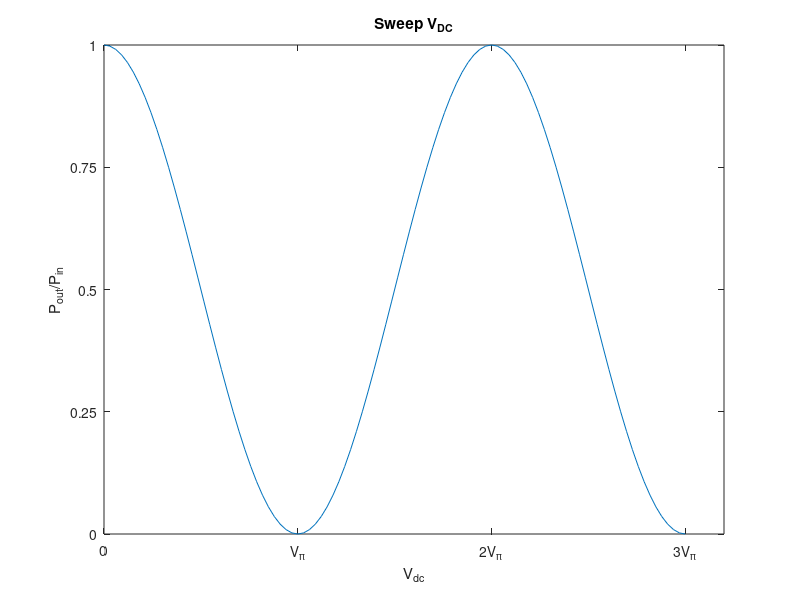
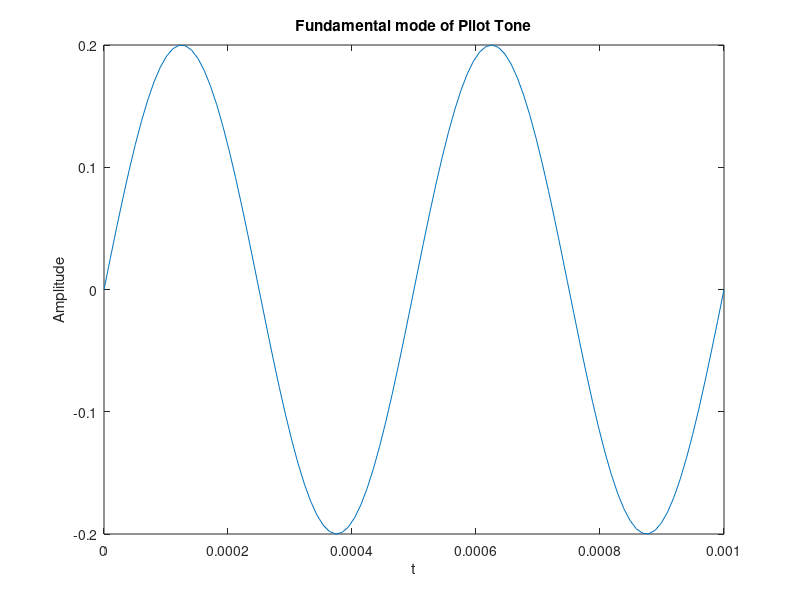
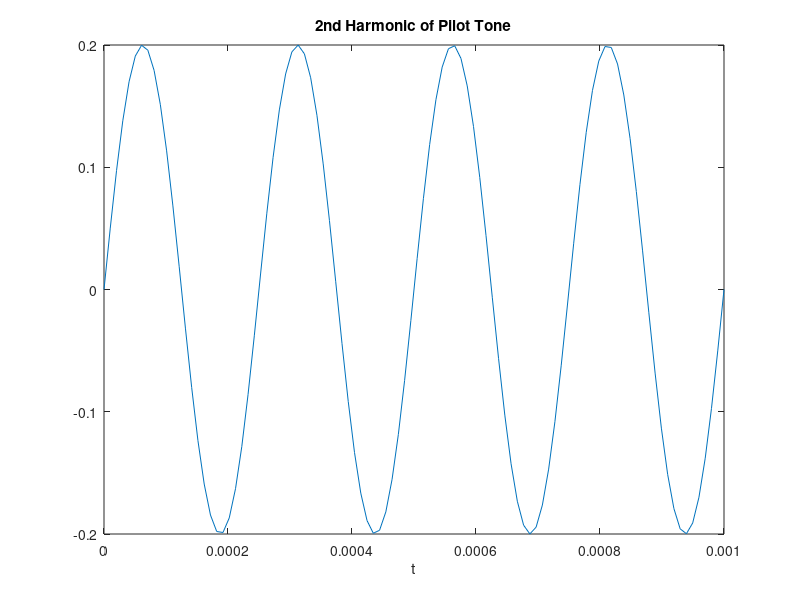
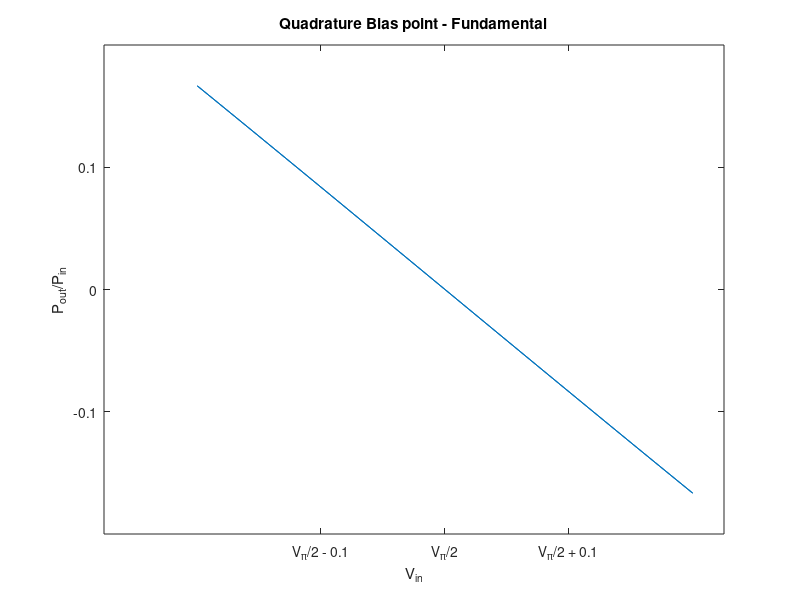

These charts were generated, in order, by the following MATLAB code:
%% Bessel Functions - Test
Pin = 1;
Vpi=3.75;

%% Sweep V_DC
Vdc=0:(3*Vpi)/99:(3*Vpi);

Pout = (Pin/2) .* (1+cos(pi*Vdc/Vpi));

figure,
plot(Vdc, Pout)
xlabel('V_{dc}'), ylabel('P_{out}/P_{in}')
title('Sweep V_{DC}')

xticks([0 Vpi 2*Vpi 3*Vpi]);
xticklabels({'0','V_{\pi}','2V_{\pi}','3V_{\pi}'});
yticks([0 0.25 0.5 0.75 1]);

%% Plot Fundamental mode of Pilot Tone
A = .2;      % ~200mV
f=2e3; w=2*pi*f;

t=0:4*pi*(1/w)/99:4*pi*(1/w);
Vac = A*sin(w*t);

figure,
plot(t,Vac)
title('Fundamental mode of Pilot Tone')
xlabel('t'), ylabel('Amplitude')
xlabel('t')

%% Plot 2nd Harmonic of Pilot Tone
f=4e3; w=2*pi*f; 

t=0:8*pi*(1/w)/99:8*pi*(1/w);
Vac = A*sin(w*t);

figure,
plot(t,Vac)
title('2nd Harmonic of Pilot Tone')
xlabel('t')

%% Quadrature Bias - Fundamental
Vac = .0533*Vpi;    % ~200mV
f = 2e3; w = 2*pi*f;
t = 0:2*pi*(1/w)/99:2*pi*(1/w);
Vdc = (Vpi/2)*ones(1,100);

Vin = Vdc + Vac*sin(w*t);
Pout = Pin*cos(pi*Vin/Vpi);

figure,
plot(Vin, Pout)
xlabel('V_{in}'), ylabel('P_{out}/P_{in}')
title('Quadrature Bias point - Fundamental')

xticks([Vpi/2-0.1 Vpi/2 Vpi/2+0.1]);
xticklabels({'V_{\pi}/2 - 0.1','V_{\pi}/2','V_{\pi}/2 + 0.1'});
yticks([-0.1 0 0.1]);

%% Minimum Bias point - 2nd Harmonic
Vdc = (Vpi)*ones(1,100);
Vin = Vdc + Vac*sin(w*t);
Pout = Pin*cos(pi*Vin/Vpi);

figure,
plot(Vin, Pout)
xlabel('V_{in}'), ylabel('P_{out}/P_{in}')
title('Minimum Bias point - 2nd Harmonic')

xticks([Vpi-.0999 Vpi Vpi+.1]);
xticklabels({'V_{\pi}- 0.1','V_{\pi}','V_{\pi}+ 0.1'});
yticks([-1 -.998 -.996]);

%% Maximum Bias point - 2nd Harmonic
Vdc = zeros(1,100);
Vin = Vdc + Vac*sin(w*t);
Pout = Pin*cos(pi*Vin/Vpi);

figure,
plot(Vin, Pout)
xlabel('V_{in}'), ylabel('P_{out}/P_{in}')
title('Maximum Bias point - 2nd Harmonic')

xticks([-.1 0 .1]);
xticklabels({'-0.1','0','0.1'});
yticks([.996 .998 1]);

%% Harmonic Analysis
Pin = 1;    % 1mW
Vpi = 3.75; % 3.75 V
f = 2e3;    % 2 kHz
w = 2*pi*f;

k = 20 *(2*pi);      % number of periods
% it determines the speed of the Vdc sweep
% higher number means slower sweep

T = k*(1/f);
fs = 10000; % Sample rate = 100 kHz
t=0:T/(fs-1):T;

% Vac = .0267*Vpi;     % ~100mV
Vac = .0533*Vpi;     % ~200mV
% Vac = .1067*Vpi;     % ~400mV
% Vac = .1867*Vpi;     % ~700mV
% Vac = .2667*Vpi;     % ~1V
% Vac = .3733*Vpi;     % ~1.4V

Vdc = 0:2*Vpi/(fs-1):2*Vpi;

Pout = (Pin/2)*( 1 + cos( pi*Vdc/Vpi + (pi*Vac/Vpi).*sin(w*t) ) );

phi = (Vac)*ones(1,length(t));
J0 = besselj(0,phi);
J1 = besselj(1,phi);
J2 = besselj(2,phi);
J3 = besselj(3,phi);
J4 = besselj(4,phi);

Pout0 = (Pin/2)*cos(pi*Vdc/Vpi).*J0;
Pout1 = Pin*sin(pi*Vdc/Vpi).*J1.*sin(w*t);
Pout2 = Pin*cos(pi*Vdc/Vpi).*J2.*cos(2*w*t);
Pout3 = Pin*sin(pi*Vdc/Vpi).*J3.*sin(3*w*t);
Pout4 = Pin*cos(pi*Vdc/Vpi).*J4.*cos(4*w*t);

Poutb = Pin/2 + Pout0 - Pout1 + Pout2 - Pout3 + Pout4;

figure,
plot(Vdc, Pout)
ylabel('P_{out}'), xlabel('V_{DC}')
title(['Harmonic Analysis, V_{AC}= ' num2str(Vac/Vpi,3) ' V_{\pi}= ' num2str(Vac,3) 'V'])
xticks([0 Vpi/2 Vpi 3*Vpi/2 2*Vpi]);
xticklabels({'0','V_{\pi}/2','V_{\pi}','3V_{\pi}/2','2V_{\pi}'});

figure,
hold on
plot(t,J0)
plot(t,J1)
plot(t,J2)
plot(t,J3)
plot(t,J4)
legend('J_0(x)','J_1(x)','J_2(x)','J_3(x)','J_4(x)')
xlabel('t'), title(['Bessel Functions, x= V_{AC}= ' num2str(Vac,3) 'V'])
xticks([0 T/2 T]);
xticklabels({'0','T/2','T'});

figure,
hold on
plot(t,Pout0)
plot(t,-Pout1)
plot(t,Pout2)
plot(t,-Pout3)
plot(t,Pout4)
legend('P_{out,0}','-P_{out,1}','P_{out,2}','-P_{out,3}','P_{out,4}')
xlabel('t'), title('Harmonic Analysis - Bessel Functions')

%%
figure,
subplot(211)
hold on
plot(Vdc, Pout)
plot(Vdc, Poutb)
ylabel('Bessel P_{out}'), xlabel('V_{DC}')
title('Bessel Functions Approximation')
legend('P_{out}','Bessel 4th order approx')
xticks([0 Vpi/2 Vpi 3*Vpi/2 2*Vpi]);
xticklabels({'0','V_{\pi}/2','V_{\pi}','3V_{\pi}/2','2V_{\pi}'});
subplot(212)
error=zeros(1,length(Vdc));
for i=1:length(Vdc)
    if Pout(i) > 0
        error(i) = abs(Pout(i)-Poutb(i))./Pout(i);
    else
        error(i)=nan;
    end
end
plot(Vdc, error)
xticks([0 Vpi/2 Vpi 3*Vpi/2 2*Vpi]);
xticklabels({'0','V_{\pi}/2','V_{\pi}','3V_{\pi}/2','2V_{\pi}'});

%%
Pavg0 = ((Pin/2) + (Pin/2)*cos(pi*Vdc/Vpi).*J0)*T;
Pavg1 = Pin*sin(pi*Vdc/Vpi).*J1.*(1-cos(w*T))/(w*T);
Pavg2 = Pin*cos(pi*Vdc/Vpi).*J2.*sin(2*w*T)/(2*w*T);
Pavg3 = Pin*sin(pi*Vdc/Vpi).*J3.*(1-cos(3*w*T))/(3*w*T);
Pavg4 = Pin*cos(pi*Vdc/Vpi).*J4.*sin(4*w*T)/(4*w*T);

figure,
hold on
plot(Vdc, 10*log10(abs(Pavg0)))
plot(Vdc, 10*log10(abs(Pavg1)))
plot(Vdc, 10*log10(abs(Pavg2)))
plot(Vdc, 10*log10(abs(Pavg3)))
plot(Vdc, 10*log10(abs(Pavg4)))
legend('P_{out,0}','P_{out,1}','P_{out,2}','P_{out,3}','P_{out,4}','Location','eastoutside')
xlim([0 2*Vpi]), ylim([-120 0]), grid
xlabel('V_{DC}'), ylabel('P_{avg} (dBm)')
title('Detected DC and Harmonic Contents')
xticks([0 Vpi/2 Vpi 3*Vpi/2 2*Vpi]);
xticklabels({'0','V_{\pi}/2','V_{\pi}','3V_{\pi}/2','2V_{\pi}'});

%% Harmonics Analysis
% Harmonic distorsion caused by pilot tone's amplitude applied 
% Vdc = Vpi/2 (quadrature points)
Vac = .0533*Vpi;     % ~200mV
Pout = (Pin/2)*( 1 + cos( pi/2 + (pi*Vac/Vpi).*sin(w*t) ) );
L=length(t);
ff = (100)*(0:L/2-1)/(2*pi);
S = fft(Pout);
mag = abs(S(1:L/2)/L);
figure,
plot(ff, mag)
axis([0 1e4 0 .2])
ylabel('|S_{out}|'), xlabel('f')
title('Power density spectrum, V_{AC}= 200mV')

Vac = 0.5*Vpi;
Pout = (Pin/2)*( 1 + cos( pi/2 + (pi*Vac/Vpi).*sin(w*t) ) );
% L=length(t);
% ff = (fs/2)*(0:L/2-1)/(2*pi);
S = fft(Pout);
mag = abs(S(1:L/2)/L);
figure, plot(ff, mag)
axis([0 1e4 0 .25])
ylabel('|S_{out}|'), xlabel('f')
title(['Power density spectrum, V_{AC}= 0.5V_{\pi}= ' num2str(.5*Vpi,3) 'V'])

Vac = 1*Vpi;
Pout = (Pin/2)*( 1 + cos( pi/2 + (pi*Vac/Vpi).*sin(w*t) ) );
% L=length(t);
% ff = (fs/2)*(0:L/2-1)/(2*pi);
S = fft(Pout);
mag = abs(S(1:L/2)/L);
figure, plot(ff, mag)
axis([0 1e4 0 .25])
ylabel('|S_{out}|'), xlabel('f')
title('Power density spectrum, V_{AC}= V_{\pi}')

%% Harmonic Analysis
% Harmonic distorsion caused by pilot tone's amplitude applied 
% Vdc = 0 V (maximum transmission point)
Vac = 2*.0533*Vpi;     % ~200mV
Pout = (Pin/2)*( 1 + cos( (pi*Vac/Vpi).*sin(w*t) ) );
% L=length(t);
% ff = (fs/2)*(0:L/2-1)/(2*pi);
S = fft(Pout);
mag = abs(S(1:L/2)/L);
figure,
plot(ff, mag)
axis([0 1e4 0 .025])
ylabel('|S_{out}|'), xlabel('f')
title(['Power density spectrum, V_{AC}= ' num2str(Vac,3) 'V'])

Vac = .5*Vpi;
Pout = (Pin/2)*( 1 + cos( (pi*Vac/Vpi).*sin(w*t) ) );
S = fft(Pout);
mag = abs(S(1:L/2)/L);
figure, plot(ff, mag)
axis([0 1e4 0 .25])
ylabel('|S_{out}|'), xlabel('f')
title(['Power density spectrum, V_{AC}= 0.5V_{\pi}= ' num2str(Vac,3) 'V'])

Vac = Vpi;
Pout = (Pin/2)*( 1 + cos( (pi*Vac/Vpi).*sin(w*t) ) );
S = fft(Pout);
mag = abs(S(1:L/2)/L);
figure, plot(ff, mag)
axis([0 1e4 0 .25])
ylabel('|S_{out}|'), xlabel('f')
title('Power density spectrum, V_{AC}= V_{\pi}')
%%
%% Color map
Pin = 1;    % 1mW
Vpi = 3.75; % 3.75 V
f = 2e3;    % 2 kHz
w = 2*pi*f;

k = 2 *(2*pi);      % number of periods
% it determines the speed of the Vdc sweep
% higher number means slower sweep

T = k*(1/f);
fs = 1000; % Sample rate = 1 kHz (for Color map)
t=0:T/(fs-1):T;

% Vac = .0267*Vpi;     % ~100mV
% Vac = .0533*Vpi;     % ~200mV
% Vac = .1067*Vpi;     % ~400mV
% Vac = .1867*Vpi;     % ~700mV
% Vac = .2667*Vpi;     % ~1V
% Vac = .3733*Vpi;     % ~1.4V
Vac = Vpi; % 3.75V

Vdc = 0:2*Vpi/(fs-1):2*Vpi;

figure,
[X,Y] = meshgrid(t,Vdc);
Pout = (Pin/2)*( 1 + cos( pi*Y/Vpi + (pi*Vac/Vpi).*sin(w*X) ) );
surf(X,Y, Pout,'LineStyle','none')
xlabel('t'), ylabel('V_{DC}'), zlabel('P_{out}')
title(['Harmonic Analysis, V_{AC}= ' num2str(Vac/Vpi,3) 'V_{\pi}= ' num2str(Vac,3) 'V'])

yticks([0 Vpi/2 Vpi 3*Vpi/2 2*Vpi]);
yticklabels({'0','V_{\pi}/2','V_{\pi}','3V_{\pi}/2','2V_{\pi}'});

%%
%% Plot Bessel Functions
w=1; t=0:4*pi*(1/w)/999:4*pi*(1/w);
Vac = 0.1;
phi = Vac*ones(1,length(t));
J0 = besselj(0,phi);
J1 = besselj(1,phi);
J2 = besselj(2,phi);
J3 = besselj(3,phi);
J4 = besselj(4,phi);
figure,
hold on
plot(t,J0)
plot(t,J1)
plot(t,J2)
plot(t,J3)
plot(t,J4)
legend('J_0(x)','J_1(x)','J_2(x)','J_3(x)','J_4(x)')
title('Bessel Functions, x= 0.1')
xticks(); xticklabels({});

%% Plot Bessel Functions
w=1; t=0:4*pi*(1/w)/999:4*pi*(1/w);
Vac = 0.1*Vpi;
phi = (Vac)*ones(1,length(t));
J0 = besselj(0,phi);
J1 = besselj(1,phi);
J2 = besselj(2,phi);
J3 = besselj(3,phi);
J4 = besselj(4,phi);
figure,
hold on
plot(t,J0)
plot(t,J1)
plot(t,J2)
plot(t,J3)
plot(t,J4)
legend('J_0(x)','J_1(x)','J_2(x)','J_3(x)','J_4(x)')
title(['Bessel Functions, x= ' num2str(Vac/Vpi,3) ' V_{\pi}'])
xticks(); xticklabels({});

%% Plot Bessel Functions
w=1; t=0:1/999:1;
Vac = 1;
phi = (Vac)*ones(1,length(t));
J0 = besselj(0,phi);
J1 = besselj(1,phi);
J2 = besselj(2,phi);
J3 = besselj(3,phi);
J4 = besselj(4,phi);
figure,
hold on
plot(t,J0)
plot(t,J1)
plot(t,J2)
plot(t,J3)
plot(t,J4)
legend('J_0(x)','J_1(x)','J_2(x)','J_3(x)','J_4(x)')
title('Bessel Functions, x= 1')
xticks(); xticklabels({});

%% Plot Bessel Functions
x=0:4*pi/999:4*pi;

J0 = besselj(0,x);
J1 = besselj(1,x);
J2 = besselj(2,x);
J3 = besselj(3,x);
J4 = besselj(4,x);

figure,
hold on
plot(x,J0)
plot(x,J1)
plot(x,J2)
plot(x,J3)
plot(x,J4)
legend('J_0(x)','J_1(x)','J_2(x)','J_3(x)','J_4(x)')
xlabel('x'), title('Bessel Functions')

xticks([0 pi 2*pi 3*pi 4*pi]);
xticklabels({'0','\pi','2\pi','3\pi','4\pi'});
